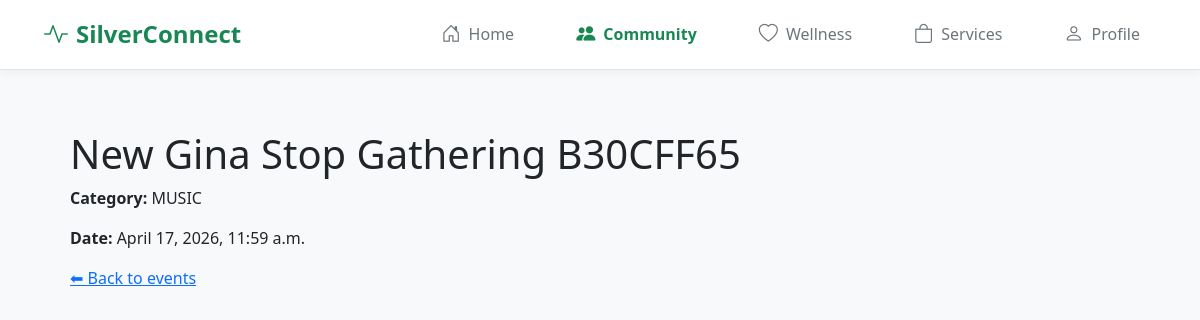
The page /community/event/924/ (signed in) on the database its author committed.
### base/models.py (models this page shows, shortened)
class Event(models.Model):
    CATEGORIES = [('health', 'Health'), ('music', 'Music'), ('spiritual', 'Spiritual'), ('social', 'Social')]
    title = models.CharField(max_length=200)
    category = models.CharField(max_length=20, choices=CATEGORIES, db_index=True)
    image = models.ImageField(upload_to='events/')
    is_live = models.BooleanField(default=False, db_index=True)
    start_time = models.DateTimeField(db_index=True)
    join_link = models.URLField(blank=True, help_text="Zoom/Meet Link")
    participants = models.ManyToManyField(User, related_name='joined_events', blank=True)
    class Meta:
        ordering = ['-start_time']
        indexes = [
            models.Index(fields=['is_live', 'start_time']),
            models.Index(fields=['category', 'start_time']),
        ]

### base/views.py (the view)
# urls.py: path('community/event/<int:id>/', views.event_detail, name='event_detail'),
@login_required
def event_detail(request, id):
    event = get_object_or_404(Event.objects.prefetch_related('participants'), id=id)
    return render(request, 'community/event_detail.html', {'event':event})

### base/templates/community/event_detail.html (shortened to what this page needs)
{% extends 'base.html' %}
{% block content %}
<div style="padding:40px">
    <h1>{{ event.title }}</h1>
    <p><strong>Category:</strong> {{ event.get_category_display }}</p>
    <p><strong>Date:</strong> {{ event.start_time }}</p>
    <a href="{% url 'community_feed' %}">⬅ Back to events</a>
</div>
{% endblock %}

### templates/base.html (style rules this page uses)
body { background-color: #f4f6f9; font-family: 'Segoe UI', system-ui, -apple-system, sans-serif; min-height: 100vh; display: flex; flex-direction: column; }
@media (min-width: 992px) { body { background-color: #f8f9fa; padding-bottom: 0; } }

### rows shown on the page
Event: title "New Gina Stop Gathering B30CFF65", category "MUSIC", start_time "April 17, 2026, 11:59 a.m."
